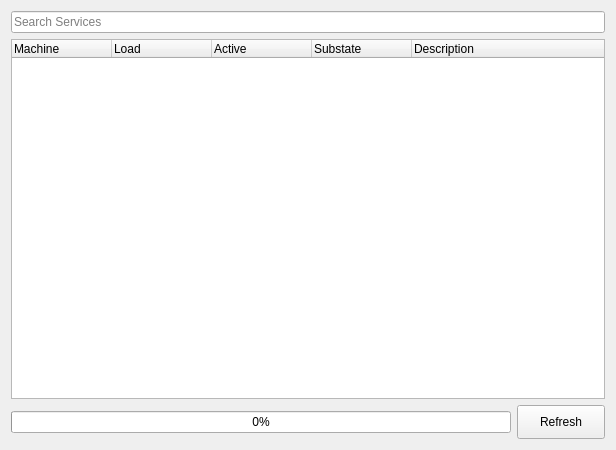
<?xml version="1.0" encoding="UTF-8"?>
<ui version="4.0">
 <class>FormServices</class>
 <widget class="QWidget" name="FormServices">
  <property name="geometry">
   <rect>
    <x>0</x>
    <y>0</y>
    <width>616</width>
    <height>450</height>
   </rect>
  </property>
  <property name="minimumSize">
   <size>
    <width>450</width>
    <height>450</height>
   </size>
  </property>
  <property name="windowTitle">
   <string>Services</string>
  </property>
  <layout class="QGridLayout" name="gridLayout">
   <item row="0" column="0" colspan="2">
    <widget class="QLineEdit" name="lineEditSearch">
     <property name="placeholderText">
      <string>Search Services</string>
     </property>
    </widget>
   </item>
   <item row="1" column="0" colspan="2">
    <widget class="QTreeWidget" name="treeWidgetServices">
     <column>
      <property name="text">
       <string>Machine</string>
      </property>
     </column>
     <column>
      <property name="text">
       <string>Load</string>
      </property>
     </column>
     <column>
      <property name="text">
       <string>Active</string>
      </property>
     </column>
     <column>
      <property name="text">
       <string>Substate</string>
      </property>
     </column>
     <column>
      <property name="text">
       <string>Description</string>
      </property>
     </column>
    </widget>
   </item>
   <item row="2" column="0">
    <widget class="QProgressBar" name="progressBar">
     <property name="value">
      <number>0</number>
     </property>
    </widget>
   </item>
   <item row="2" column="1">
    <widget class="QPushButton" name="pushButtonRefresh">
     <property name="minimumSize">
      <size>
       <width>88</width>
       <height>34</height>
      </size>
     </property>
     <property name="maximumSize">
      <size>
       <width>88</width>
       <height>34</height>
      </size>
     </property>
     <property name="text">
      <string>Refresh</string>
     </property>
    </widget>
   </item>
  </layout>
 </widget>
 <resources/>
 <connections/>
</ui>
